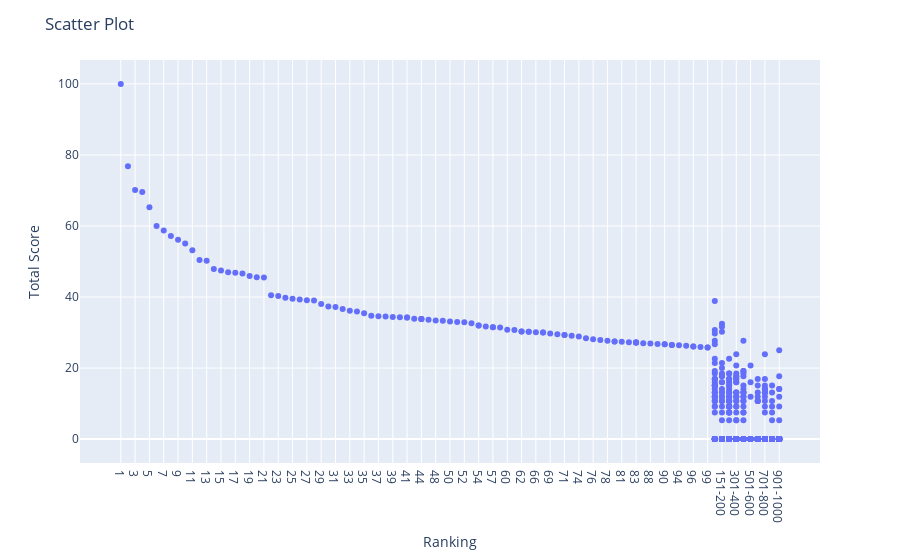

Notebook code for this chart:
### Markdown cell above
**Categorical & numerical --> (scatter plot, histogram, box plot)**

### Code cell
fig = px.scatter(df,x='Ranking', y='Total Score' )
fig.update_layout(title='Scatter Plot',
                   xaxis_title='Ranking',
                   yaxis_title='Total Score')
fig.show()

### Figure 1 — Plotly figure (JSON) as saved in the notebook; plotly's stock layout.template omitted (floating-point values rounded to 4 significant figures; data arrays with more than 128 entries replaced by an {"elided": "..."} marker saying what was removed)
{"data": [{"hovertemplate": "Ranking=%{x}<br>Total Score=%{y}<extra></extra>", "legendgroup": "", "marker": {"color": "#636efa", "symbol": "circle"}, "mode": "markers", "name": "", "orientation": "v", "showlegend": false, "type": "scatter", "x": {"elided": "1000 str values"}, "xaxis": "x", "y": {"elided": "1000 float values"}, "yaxis": "y"}], "layout": {"autosize": true, "legend": {"tracegroupgap": 0}, "margin": {"t": 60}, "title": {"text": "Scatter Plot"}, "xaxis": {"anchor": "y", "autorange": false, "domain": [0, 1], "range": [-5.7, 97.7], "title": {"text": "Ranking"}, "type": "category"}, "yaxis": {"anchor": "x", "autorange": true, "domain": [0, 1], "range": [-8.009, 108.0], "title": {"text": "Total Score"}, "type": "linear"}}}
